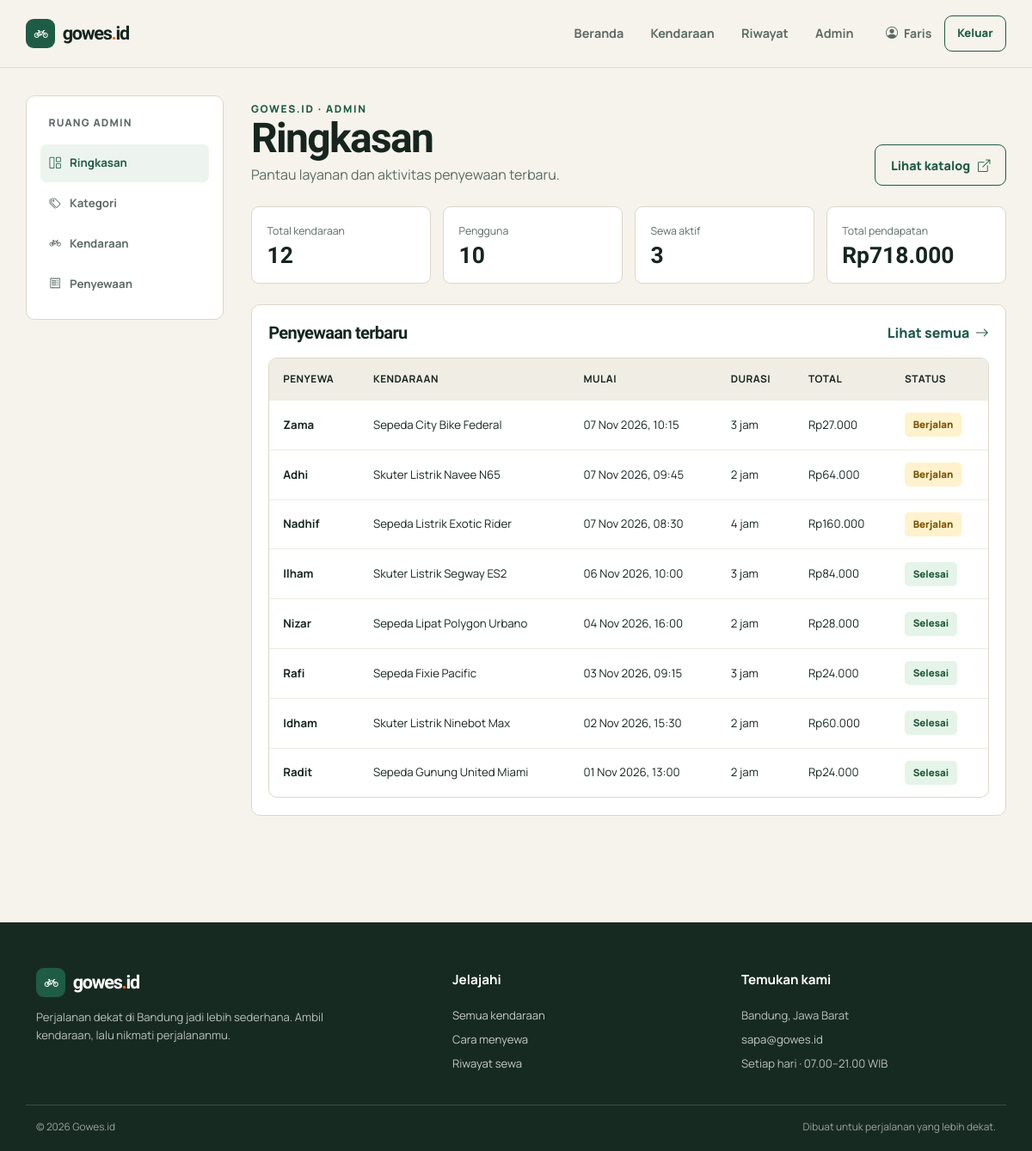
The page /frontend/admin/dashboard.php (signed in) on the database its author committed.
### tables this page shows
CREATE TABLE `penyewaan` (
  `id` int(11) NOT NULL,
  `user_id` int(11) NOT NULL,
  `kendaraan_id` int(11) NOT NULL,
  `jam_mulai` datetime NOT NULL,
  `durasi_jam` int(11) NOT NULL,
  `total_harga` int(11) NOT NULL,
  `status` enum('berjalan','selesai') DEFAULT 'berjalan'
);

CREATE TABLE `users` (
  `id` int(11) NOT NULL,
  `nama` varchar(100) NOT NULL,
  `username` varchar(50) NOT NULL,
  `password` varchar(255) NOT NULL,
  `role` enum('admin','user') DEFAULT 'user'
);

CREATE TABLE `kendaraan` (
  `id` int(11) NOT NULL,
  `kategori_id` int(11) NOT NULL,
  `lokasi_id` int(11) NOT NULL,
  `nama_kendaraan` varchar(100) NOT NULL,
  `harga_per_jam` int(11) NOT NULL,
  `stok` int(11) NOT NULL DEFAULT 0
);

### frontend/includes/bootstrap.php (called while the page is built, shortened)
<?php
$scriptPath = str_replace('\\', '/', $_SERVER['SCRIPT_NAME'] ?? '');
$frontendPosition = strpos($scriptPath, '/frontend/');
$projectBase = $frontendPosition === false ? '' : substr($scriptPath, 0, $frontendPosition);
$frontendBase = $projectBase . '/frontend';
require_once __DIR__ . '/../../backend/config/database.php';
function h($value): string
{
    return htmlspecialchars((string) $value, ENT_QUOTES, 'UTF-8');
}
function rupiah($amount): string
{
    return 'Rp' . number_format((float) $amount, 0, ',', '.');
}
function db_all(string $sql, array $params = []): array
{
    global $conn, $databaseError;
    try {
        $statement = $conn->prepare($sql);
        $statement->execute($params);
        return $statement->fetchAll(PDO::FETCH_ASSOC);
    } catch (PDOException $exception) {
        error_log($exception->getMessage());
        $databaseError = 'Data belum dapat dimuat. Pastikan database rental_kendaraan sudah diimpor dan konfigurasi koneksi sudah benar.';
        return [];
    }
}
function db_one(string $sql, array $params = []): ?array
{
    $rows = db_all($sql, $params);
    return $rows[0] ?? null;
}

### frontend/admin/dashboard.php (the view, shortened to what this page needs)
<?php
require_once __DIR__ . '/../includes/bootstrap.php';
$stats = db_one(
    'SELECT
        (SELECT COUNT(*) FROM kendaraan) AS total_kendaraan,
        (SELECT COUNT(*) FROM users WHERE role = "user") AS total_user,
        (SELECT COUNT(*) FROM penyewaan WHERE status = "berjalan") AS sewa_aktif,
        (SELECT COALESCE(SUM(jumlah_bayar), 0) FROM pembayaran) AS total_pendapatan'
) ?? [];
$recentRentals = db_all(
    'SELECT penyewaan.id, penyewaan.jam_mulai, penyewaan.durasi_jam, penyewaan.total_harga,
            penyewaan.status, users.nama, kendaraan.nama_kendaraan
     FROM penyewaan
     JOIN users ON users.id = penyewaan.user_id
     JOIN kendaraan ON kendaraan.id = penyewaan.kendaraan_id
     ORDER BY penyewaan.jam_mulai DESC
     LIMIT 8'
);
require __DIR__ . '/../includes/header.php';
?>
<main id="main-content" class="container admin-shell">
    <aside class="admin-sidebar" aria-label="Navigasi admin">
        <p>Ruang admin</p>
        <a class="active" href="<?= h($frontendBase) ?>/admin/dashboard.php"><i class="bi bi-grid-1x2" aria-hidden="true"></i> Ringkasan</a>
        <a href="<?= h($frontendBase) ?>/admin/kategori.php"><i class="bi bi-tags" aria-hidden="true"></i> Kategori</a>
        <a href="<?= h($frontendBase) ?>/admin/kendaraan.php"><i class="bi bi-bicycle" aria-hidden="true"></i> Kendaraan</a>
        <a href="<?= h($frontendBase) ?>/admin/penyewaan.php"><i class="bi bi-receipt" aria-hidden="true"></i> Penyewaan</a>
    </aside>
    <section class="admin-main">
        <div class="admin-heading">
            <div>
                <p class="eyebrow">Gowes.id · Admin</p>
                <h1>Ringkasan</h1>
                <p>Pantau layanan dan aktivitas penyewaan terbaru.</p>
            </div>
            <a class="button button-outline" href="<?= h($frontendBase) ?>/kendaraan.php" target="_blank" rel="noopener">Lihat katalog <i class="bi bi-box-arrow-up-right" aria-hidden="true"></i></a>
        </div>
        <div class="admin-stats">
            <div class="admin-stat"><span>Total kendaraan</span><strong><?= h($stats['total_kendaraan'] ?? '—') ?></strong></div>
            <div class="admin-stat"><span>Pengguna</span><strong><?= h($stats['total_user'] ?? '—') ?></strong></div>
            <div class="admin-stat"><span>Sewa aktif</span><strong><?= h($stats['sewa_aktif'] ?? '—') ?></strong></div>
            <div class="admin-stat"><span>Total pendapatan</span><strong><?= isset($stats['total_pendapatan']) ? h(rupiah($stats['total_pendapatan'])) : '—' ?></strong></div>
        </div>
        <section class="admin-panel">
            <div class="admin-panel-head">
                <h2>Penyewaan terbaru</h2>
                <a class="text-link" href="<?= h($frontendBase) ?>/admin/penyewaan.php">Lihat semua <i class="bi bi-arrow-right" aria-hidden="true"></i></a>
            </div>
            <?php if ($recentRentals): ?>
                <div class="table-wrap">
                    <table class="data-table">
                        <thead><tr><th>Penyewa</th><th>Kendaraan</th><th>Mulai</th><th>Durasi</th><th>Total</th><th>Status</th></tr></thead>
                        <tbody>
                            <?php foreach ($recentRentals as $rental): ?>
                                <tr>
                                    <td data-label="Penyewa"><strong><?= h($rental['nama']) ?></strong></td>
                                    <td data-label="Kendaraan"><?= h($rental['nama_kendaraan']) ?></td>
                                    <td data-label="Mulai"><?= h(date('d M Y, H:i', strtotime($rental['jam_mulai']))) ?></td>
                                    <td data-label="Durasi"><?= h($rental['durasi_jam']) ?> jam</td>
                                    <td data-label="Total"><?= h(rupiah($rental['total_harga'])) ?></td>
                                    <td data-label="Status"><span class="status <?= $rental['status'] === 'berjalan' ? 'status-running' : 'status-done' ?>"><?= $rental['status'] === 'berjalan' ? 'Berjalan' : 'Selesai' ?></span></td>
                                </tr>
                            <?php endforeach; ?>
                        </tbody>
                    </table>
                </div>
            <?php elseif ($databaseError === null): ?>
                <div class="empty-state">Belum ada data penyewaan.</div>
            <?php endif; ?>
        </section>
    </section>
</main>
<?php require __DIR__ . '/../includes/footer.php'; ?>

### frontend/css/style.css (style rules this page uses)
:root { --color-paper: #f6f3ec; --color-surface: #fff; --color-ink: #16261f; --color-muted: #5b6b63; --color-brand: #1f5c45; --color-brand-dark: #174735; --color-accent: #f26b21; --color-line: #ddd7c9; --color-warning: #e8a317; --color-success: #2e8b57; --color-error: #c0392b; --font-body: "Manrope", sans-serif; --font-display: "Bricolage Grotesque", sans-serif; --container-width: 1320px; --radius: 12px; }
* { box-sizing: border-box; }
html { scroll-behavior: smooth; }
body { margin: 0; color: var(--color-ink); background: var(--color-paper); font: 400 1rem/1.6 var(--font-body); overflow-x: hidden; }
a { color: var(--color-brand); }
.container { width: min(calc(100% - 2.5rem), var(--container-width)); }
h1, h2, h3, h4, .display-font { font-family: var(--font-display); font-weight: 700; letter-spacing: -.035em; }
h1 { font-size: clamp(2.35rem, 5vw, 4.65rem); line-height: 1.03; }
h2 { font-size: clamp(1.8rem, 3vw, 2.7rem); line-height: 1.12; }
p { color: var(--color-muted); }
.eyebrow { margin: 0 0 .85rem; color: var(--color-brand); font-size: .75rem; font-weight: 800; letter-spacing: .14em; text-transform: uppercase; }
.button { display: inline-flex; min-height: 48px; align-items: center; justify-content: center; gap: .55rem; padding: .7rem 1.1rem; border: 1px solid transparent; border-radius: 9px; font-size: .9rem; font-weight: 800; line-height: 1.2; text-decoration: none; transition: background .18s ease, color .18s ease, border-color .18s ease, transform .18s ease; }
.button-outline { border-color: var(--color-brand); color: var(--color-brand); background: transparent; }
.text-link { display: inline-flex; align-items: center; gap: .4rem; font-weight: 800; text-decoration: none; }
.table-wrap { overflow-x: auto; border: 1px solid var(--color-line); border-radius: 10px; background: #fff; }
.data-table { width: 100%; margin: 0; border-collapse: collapse; }
.data-table th, .data-table td { padding: .9rem 1rem; border-bottom: 1px solid #eeeae2; text-align: left; vertical-align: middle; font-size: .83rem; }
.data-table th { color: var(--color-ink); background: #f0ede5; font-size: .74rem; letter-spacing: .04em; text-transform: uppercase; }
.data-table tbody tr:last-child td { border-bottom: 0; }
.data-table td strong { color: var(--color-ink); }
.status { display: inline-flex; padding: .3rem .6rem; border-radius: 5px; font-size: .72rem; font-weight: 800; white-space: nowrap; }
.status-running { color: #7a5100; background: #fff2cc; }
.status-done { color: #205a37; background: #e5f4e9; }
.admin-shell { display: grid; grid-template-columns: 230px minmax(0, 1fr); gap: 2rem; padding: 2rem 0 4.5rem; }
.admin-sidebar { align-self: start; padding: 1rem; border: 1px solid var(--color-line); border-radius: 10px; background: #fff; }
.admin-sidebar p { margin: .3rem .6rem 1rem; font-size: .75rem; font-weight: 800; letter-spacing: .1em; text-transform: uppercase; }
.admin-sidebar a { display: flex; align-items: center; gap: .65rem; margin: .2rem 0; padding: .7rem .65rem; border-radius: 7px; color: var(--color-muted); font-size: .83rem; font-weight: 700; text-decoration: none; }
.admin-sidebar a:hover, .admin-sidebar a.active { color: var(--color-brand); background: #edf4ef; }
.admin-main { min-width: 0; }
.admin-heading { display: flex; align-items: end; justify-content: space-between; gap: 1rem; margin-bottom: 1.5rem; }
.admin-heading h1 { margin: 0; font-size: clamp(2rem, 4vw, 3rem); }
.admin-heading p { margin: .35rem 0 0; }
.admin-stats { display: grid; grid-template-columns: repeat(4, minmax(0, 1fr)); gap: .85rem; margin-bottom: 1.5rem; }
.admin-stat { padding: 1.1rem; border: 1px solid var(--color-line); border-radius: 9px; background: #fff; }
.admin-stat span { display: block; color: var(--color-muted); font-size: .77rem; }
.admin-stat strong { display: block; margin-top: .2rem; font: 700 1.65rem var(--font-display); }
.admin-panel { margin-bottom: 1.3rem; padding: 1.2rem; border: 1px solid var(--color-line); border-radius: 10px; background: #fff; }
.admin-panel-head { display: flex; align-items: center; justify-content: space-between; gap: 1rem; margin-bottom: 1rem; }
.admin-panel-head h2 { margin: 0; font-size: 1.25rem; }

### rows shown on the page
penyewaan: user.nama "Zama", kendaraan.nama_kendaraan "Sepeda City Bike Federal", jam_mulai "07 Nov 2026, 10:15", durasi_jam "3", total_harga "Rp27.000", status "Berjalan"
penyewaan: user.nama "Adhi", kendaraan.nama_kendaraan "Skuter Listrik Navee N65", jam_mulai "07 Nov 2026, 09:45", durasi_jam "2", total_harga "Rp64.000", status "Berjalan"
penyewaan: user.nama "Nadhif", kendaraan.nama_kendaraan "Sepeda Listrik Exotic Rider", jam_mulai "07 Nov 2026, 08:30", durasi_jam "4", total_harga "Rp160.000", status "Berjalan"
penyewaan: user.nama "Ilham", kendaraan.nama_kendaraan "Skuter Listrik Segway ES2", jam_mulai "06 Nov 2026, 10:00", durasi_jam "3", total_harga "Rp84.000", status "Selesai"
penyewaan: user.nama "Nizar", kendaraan.nama_kendaraan "Sepeda Lipat Polygon Urbano", jam_mulai "04 Nov 2026, 16:00", durasi_jam "2", total_harga "Rp28.000", status "Selesai"
penyewaan: user.nama "Rafi", kendaraan.nama_kendaraan "Sepeda Fixie Pacific", jam_mulai "03 Nov 2026, 09:15", durasi_jam "3", total_harga "Rp24.000", status "Selesai"
penyewaan: user.nama "Idham", kendaraan.nama_kendaraan "Skuter Listrik Ninebot Max", jam_mulai "02 Nov 2026, 15:30", durasi_jam "2", total_harga "Rp60.000", status "Selesai"
penyewaan: user.nama "Radit", kendaraan.nama_kendaraan "Sepeda Gunung United Miami", jam_mulai "01 Nov 2026, 13:00", durasi_jam "2", total_harga "Rp24.000", status "Selesai"

### other values the page prints
$_SESSION['nama'] "Faris"
$stats['total_kendaraan'] "12"
$stats['total_user'] "10"
$stats['sewa_aktif'] "3"
rupiah($stats['total_pendapatan']) "Rp718.000"
